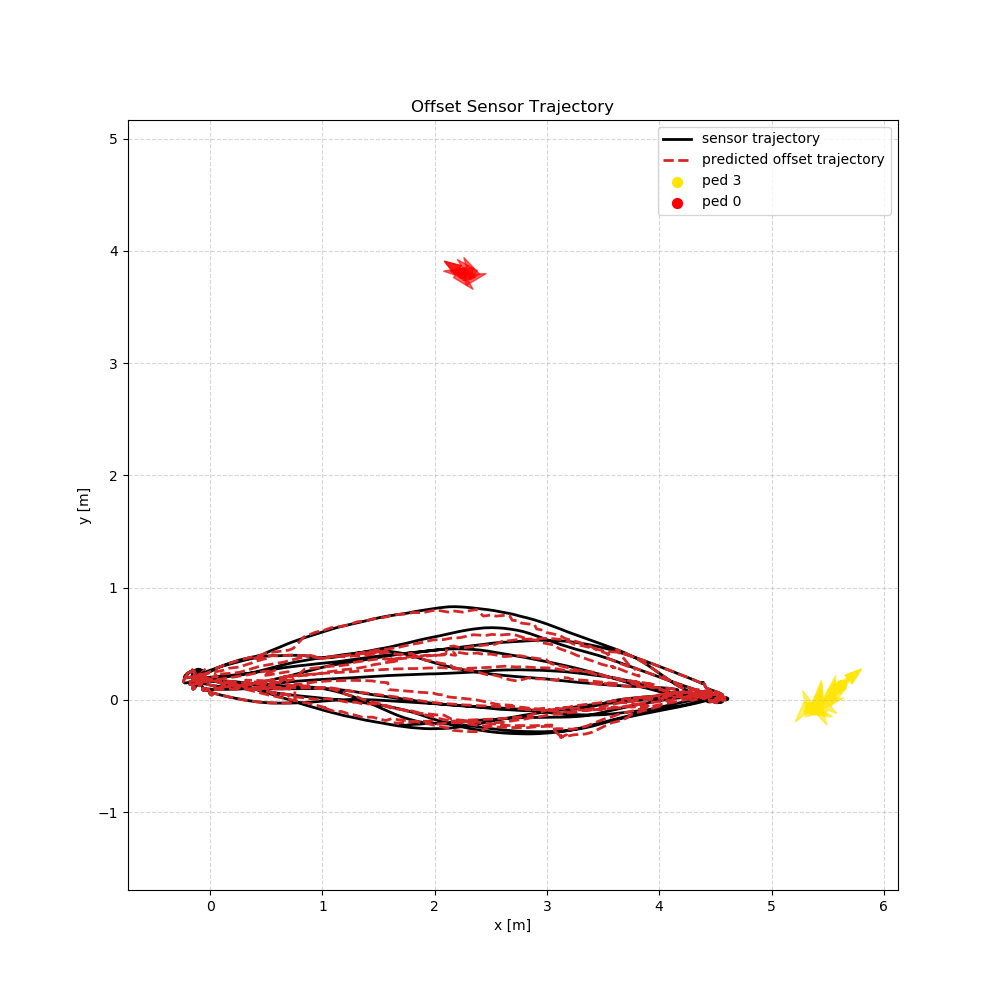

This chart was generated by the following Python code:
#!/usr/bin/env python3
"""
Live sensor/pedestrian plotting with predicted offset trajectory.

This script is based on speed_plot.py, but it additionally predicts a per-frame
sensor offset using the GNN model and draws an offset version of the sensor
trajectory.

Example:
  python3 src/offset_plot_ekf.py --model-path gnn_model.pt
"""

from __future__ import annotations

import argparse
import json
from threading import Lock
from typing import Any, Dict, List, Optional, Tuple

import matplotlib.pyplot as plt
import numpy as np
import rospy
from matplotlib.figure import Figure
from torch_geometric.data import Data
import torch
from visualization_msgs.msg import Marker, MarkerArray

from utils import (
    build_bidirectional_star,
    load_model,
    preprocess_frame_to_node_features,
)

Point3 = Tuple[float, float, float]  # (x, y, timestamp)
TrackedState = Tuple[float, float, float, float, float]  # (x, y, vx, vy, timestamp)


class ConstantVelocityEKF:
    def __init__(
        self,
        process_noise_position: float = 0.5,
        process_noise_velocity: float = 1.0,
        measurement_noise: float = 0.15,
        initial_covariance: float = 10.0,
    ) -> None:
        self.process_noise_position = process_noise_position
        self.process_noise_velocity = process_noise_velocity
        self.measurement_noise = measurement_noise
        self.initial_covariance = initial_covariance
        self.state: Optional[np.ndarray] = None
        self.covariance: Optional[np.ndarray] = None

    def initialize(self, x: float, y: float) -> None:
        self.state = np.array([x, y, 0.0, 0.0], dtype=np.float64)
        self.covariance = np.eye(4, dtype=np.float64) * self.initial_covariance

    def predict(self, dt: float) -> None:
        if self.state is None or self.covariance is None or dt <= 0.0:
            return

        F = np.array(
            [
                [1.0, 0.0, dt, 0.0],
                [0.0, 1.0, 0.0, dt],
                [0.0, 0.0, 1.0, 0.0],
                [0.0, 0.0, 0.0, 1.0],
            ],
            dtype=np.float64,
        )

        dt2 = dt * dt
        q_pos = self.process_noise_position
        q_vel = self.process_noise_velocity
        Q = np.array(
            [
                [0.25 * dt2 * dt2 * q_pos, 0.0, 0.5 * dt2 * dt * q_pos, 0.0],
                [0.0, 0.25 * dt2 * dt2 * q_pos, 0.0, 0.5 * dt2 * dt * q_pos],
                [0.5 * dt2 * dt * q_pos, 0.0, dt2 * q_vel, 0.0],
                [0.0, 0.5 * dt2 * dt * q_pos, 0.0, dt2 * q_vel],
            ],
            dtype=np.float64,
        )

        self.state = F @ self.state
        self.covariance = F @ self.covariance @ F.T + Q

    def update(self, measurement: np.ndarray) -> np.ndarray:
        if self.state is None or self.covariance is None:
            raise RuntimeError("EKF must be initialized before update().")

        H = np.array([[1.0, 0.0, 0.0, 0.0], [0.0, 1.0, 0.0, 0.0]], dtype=np.float64)
        R = np.eye(2, dtype=np.float64) * self.measurement_noise
        innovation = measurement - self.measurement_function(self.state)
        S = H @ self.covariance @ H.T + R
        K = self.covariance @ H.T @ np.linalg.inv(S)

        self.state = self.state + K @ innovation
        identity = np.eye(4, dtype=np.float64)
        self.covariance = (identity - K @ H) @ self.covariance
        return self.state.copy()

    @staticmethod
    def measurement_function(state: np.ndarray) -> np.ndarray:
        return state[:2]


class OffsetPlotter:
    def __init__(
        self,
        sensor_topic: str,
        ped_topic: str,
        model_path: str,
        save_path: str,
        title: str,
        max_pedestrians: int,
        refresh_hz: float,
        max_time_gap: float,
        max_distance_gap: float,
        min_sensor_distance: float,
        min_prediction_speed: float,
        write_record: bool,
        record_path: str,
        show_frame: Optional[int],
    ):
        self.sensor_topic = sensor_topic
        self.ped_topic = ped_topic
        self.save_path = save_path
        self.title = title
        self.max_pedestrians = max_pedestrians
        self.refresh_hz = refresh_hz
        self.max_time_gap = max_time_gap
        self.max_distance_gap = max_distance_gap
        self.min_sensor_distance = min_sensor_distance
        self.min_prediction_speed = min_prediction_speed
        self.write_record = write_record
        self.record_path = record_path
        self.show_frame = show_frame
        self.data_lock = Lock()

        self.sensor_positions: List[Point3] = []
        self.sensor_filtered_states: List[TrackedState] = []
        self.sensor_ekf = ConstantVelocityEKF()
        self.pedestrian_tracks: Dict[str, Dict[str, Any]] = {}
        self.offset_positions: List[Tuple[float, float]] = []
        self.last_predicted_offset: Optional[np.ndarray] = None
        self.last_sensor_index = 0
        self.record_frames: List[Dict[str, Any]] = []
        self.record_frame_index = 0
        self.results_saved = False

        self.device = torch.device("cuda" if torch.cuda.is_available() else "cpu")
        self.model = load_model(model_path).to(self.device)
        self.model.eval()

        self.fig, self.ax = plt.subplots(figsize=(10, 10))
        plt.ion()
        self.fig.show()
        self.window_closed = False
        self.fig.canvas.mpl_connect("close_event", self.on_close)
        self.fig.canvas.mpl_connect("key_press_event", self.on_key_press)

        rospy.Subscriber(self.sensor_topic, Marker, self.sensor_callback, queue_size=200)
        rospy.Subscriber(self.ped_topic, MarkerArray, self.pedestrian_callback, queue_size=500)

    def sensor_callback(self, msg: Marker) -> None:
        if msg.action != Marker.ADD:
            return
        with self.data_lock:
            timestamp = msg.header.stamp.to_sec()
            curr_x = msg.pose.position.x
            curr_y = msg.pose.position.y

            if self.sensor_positions:
                prev_x, prev_y, prev_t = self.sensor_positions[-1]
                dt = timestamp - prev_t
                distance = np.hypot(curr_x - prev_x, curr_y - prev_y)
                if dt <= 0.0 or dt > self.max_time_gap or distance > self.max_distance_gap:
                    self.sensor_positions.clear()
                    self.sensor_filtered_states.clear()
                    self.offset_positions.clear()
                    self.last_sensor_index = 0
                    self.sensor_ekf = ConstantVelocityEKF()
                else:
                    self.sensor_ekf.predict(dt)
            else:
                self.sensor_ekf.initialize(curr_x, curr_y)

            self.sensor_positions.append((curr_x, curr_y, timestamp))
            if self.sensor_ekf.state is None:
                self.sensor_ekf.initialize(curr_x, curr_y)
            updated_state = self.sensor_ekf.update(np.array([curr_x, curr_y], dtype=np.float64))
            self.sensor_filtered_states.append(
                (
                    float(updated_state[0]),
                    float(updated_state[1]),
                    float(updated_state[2]),
                    float(updated_state[3]),
                    timestamp,
                )
            )

    def pedestrian_callback(self, msg: MarkerArray) -> None:
        for marker in msg.markers:
            if marker.action != Marker.ADD:
                continue
            track_id = str(marker.id)
            timestamp = marker.header.stamp.to_sec()
            curr_x, curr_y = marker.pose.position.x, marker.pose.position.y
            color = (marker.color.r, marker.color.g, marker.color.b, marker.color.a)

            with self.data_lock:
                track = self.pedestrian_tracks.setdefault(
                    track_id,
                    {
                        "positions": [],
                        "filtered_states": [],
                        "color": color,
                        "ekf": ConstantVelocityEKF(),
                    },
                )
                track["color"] = color
                positions = track["positions"]
                filtered_states = track["filtered_states"]
                ekf: ConstantVelocityEKF = track["ekf"]

                if positions:
                    prev_x, prev_y, prev_t = positions[-1]
                    dt = timestamp - prev_t
                    distance = np.hypot(curr_x - prev_x, curr_y - prev_y)
                    if dt <= 0.0 or dt > self.max_time_gap or distance > self.max_distance_gap:
                        positions.clear()
                        filtered_states.clear()
                        ekf = ConstantVelocityEKF()
                        track["ekf"] = ekf
                    else:
                        ekf.predict(dt)
                else:
                    ekf.initialize(curr_x, curr_y)

                positions.append((curr_x, curr_y, timestamp))
                if ekf.state is None:
                    ekf.initialize(curr_x, curr_y)
                updated_state = ekf.update(np.array([curr_x, curr_y], dtype=np.float64))
                filtered_states.append(
                    (
                        float(updated_state[0]),
                        float(updated_state[1]),
                        float(updated_state[2]),
                        float(updated_state[3]),
                        timestamp,
                    )
                )

    def on_close(self, _event) -> None:
        self.window_closed = True

    def on_key_press(self, event) -> None:
        if event.key in {"q", "escape"}:
            self.window_closed = True
            plt.close(self.fig)

    def snapshot_latest_pedestrians(self, sensor_x: float, sensor_y: float) -> List[Dict[str, Any]]:
        pedestrians: List[Dict[str, Any]] = []
        current_sensor_pos = np.array([sensor_x, sensor_y], dtype=np.float32)

        for track_id, track in self.pedestrian_tracks.items():
            filtered_states = track["filtered_states"]
            if not filtered_states:
                continue

            latest_state = filtered_states[-1]
            ped_pos = np.array(latest_state[:2], dtype=np.float32)
            distance_to_sensor = np.linalg.norm(ped_pos - current_sensor_pos)
            if distance_to_sensor < self.min_sensor_distance:
                continue

            color = track["color"]
            pedestrians.append(
                {
                    "track_id": track_id,
                    "color": [float(color[0]), float(color[1]), float(color[2]), float(color[3])],
                    "filtered_state": [
                        float(latest_state[0]),
                        float(latest_state[1]),
                        float(latest_state[2]),
                        float(latest_state[3]),
                    ],
                }
            )

        pedestrians.sort(key=lambda item: item["track_id"])
        return pedestrians

    def append_record_frame(self, sensor_state: TrackedState, offset_position: Tuple[float, float]) -> None:
        sensor_x, sensor_y, sensor_vx, sensor_vy, timestamp = sensor_state
        self.record_frames.append(
            {
                "frame_index": self.record_frame_index,
                "timestamp": float(timestamp),
                "sensor_filtered_state": [
                    float(sensor_x),
                    float(sensor_y),
                    float(sensor_vx),
                    float(sensor_vy),
                ],
                "offset_position": [float(offset_position[0]), float(offset_position[1])],
                "pedestrian_tracks": self.snapshot_latest_pedestrians(sensor_x, sensor_y),
            }
        )
        self.record_frame_index += 1

    def compute_tracking_data(self) -> Dict[str, Dict[str, Any]]:
        with self.data_lock:
            current_sensor_pos = None
            if self.sensor_filtered_states:
                current_sensor_pos = np.array(self.sensor_filtered_states[-1][:2], dtype=np.float32)

            ped_tracks: Dict[str, Dict[str, Any]] = {}
            for track_id, track in self.pedestrian_tracks.items():
                color = track["color"]
                filtered_states = track["filtered_states"]
                if len(filtered_states) < 2:
                    continue

                if current_sensor_pos is not None:
                    ped_pos = np.array(filtered_states[-1][:2], dtype=np.float32)
                    distance_to_sensor = np.linalg.norm(ped_pos - current_sensor_pos)
                    if distance_to_sensor < self.min_sensor_distance:
                        continue

                segments = []
                for i in range(1, len(filtered_states)):
                    prev_x, prev_y, _, _, _ = filtered_states[i - 1]
                    curr_x, curr_y, curr_vx, curr_vy, _ = filtered_states[i]
                    speed = float(np.hypot(curr_vx, curr_vy))
                    segments.append((prev_x, prev_y, curr_x, curr_y, speed))

                if segments:
                    ped_tracks[track_id] = {
                        "color": color,
                        "segments": segments,
                        "filtered_states": list(filtered_states),
                        "latest_state": filtered_states[-1],
                    }

            sorted_peds = sorted(ped_tracks.items(), key=lambda x: len(x[1]["segments"]), reverse=True)
            top_peds = dict(sorted_peds[: self.max_pedestrians])

        return top_peds

    def build_live_graph(self) -> Optional[Tuple[np.ndarray, np.ndarray, np.ndarray, np.ndarray]]:
        with self.data_lock:
            if len(self.sensor_filtered_states) < 2:
                return None
            curr_x, curr_y, curr_vx, curr_vy, _ = self.sensor_filtered_states[-1]
            robot_vel = np.array([curr_vx, curr_vy], dtype=np.float32)

            frame_nodes: List[List[float]] = []
            frame_nodes.append([curr_x, curr_y, robot_vel[0], robot_vel[1], 1.0])

            current_sensor_pos = np.array([curr_x, curr_y], dtype=np.float32)
            for track_id, track in self.pedestrian_tracks.items():
                filtered_states = track["filtered_states"]
                if not filtered_states:
                    continue
                curr_px, curr_py, curr_vx, curr_vy, _ = filtered_states[-1]
                distance_to_sensor = np.linalg.norm(np.array([curr_px, curr_py], dtype=np.float32) - current_sensor_pos)
                if distance_to_sensor < self.min_sensor_distance:
                    continue
                frame_nodes.append([curr_px, curr_py, curr_vx, curr_vy, 0.0])

            frame_array = np.asarray(frame_nodes, dtype=np.float32)
            x_node = preprocess_frame_to_node_features(frame_array)
            #edge_index, edge_attr = build_directional_star(x_node)
            edge_index, edge_attr = build_bidirectional_star(x_node)
            return frame_array, x_node, edge_index, edge_attr

    def predict_offset(self, x_node: np.ndarray, frame_array: np.ndarray, edge_index: np.ndarray, edge_attr: np.ndarray) -> np.ndarray:
        data = Data(
            x=torch.from_numpy(x_node),
            edge_index=torch.from_numpy(edge_index),
            edge_attr=torch.from_numpy(edge_attr),
        )
        with torch.no_grad():
            y_hat_local = self.model(data.to(self.device)).cpu().numpy().reshape(-1)
        
        # Transform local offset to global
        robot_vx, robot_vy = frame_array[0, 2], frame_array[0, 3]
        speed = np.sqrt(robot_vx**2 + robot_vy**2)
        if speed < self.min_prediction_speed: # to suppress noise when robot is nearly stationary
            return np.zeros(2, dtype=np.float32)
        if speed > 1e-6:
            theta = np.arctan2(robot_vy, robot_vx)
            cos_theta = np.cos(theta)
            sin_theta = np.sin(theta)
            R_theta = np.array([[cos_theta, -sin_theta], [sin_theta, cos_theta]])
            y_hat = R_theta @ y_hat_local
        else:
            y_hat = y_hat_local
        
        return y_hat

    def draw_on_axis(self, ax, sensor_positions, offset_positions, ped_tracks) -> None:
        ax.clear()

        # Slice data if show_frame is set
        sensor_pos_slice = sensor_positions[-self.show_frame:] if self.show_frame and len(sensor_positions) > self.show_frame else sensor_positions
        offset_pos_slice = offset_positions[-self.show_frame:] if self.show_frame and len(offset_positions) > self.show_frame else offset_positions
        #print(len(sensor_pos_slice), len(offset_pos_slice))

        if sensor_pos_slice:
            sensor_pos_array = np.array([(x, y) for x, y, _ in sensor_pos_slice], dtype=np.float32)
            ax.plot(sensor_pos_array[:, 0], sensor_pos_array[:, 1], color="black", linewidth=2.0, label="sensor trajectory")
            curr_x, curr_y, _ = sensor_pos_slice[-1]
            ax.scatter(curr_x, curr_y, c="black", s=100, marker="o")

        if offset_pos_slice:
            offset_array = np.array(offset_pos_slice, dtype=np.float32)
            ax.plot(offset_array[:, 0], offset_array[:, 1], color="tab:red", linewidth=2.0, linestyle="--", label="predicted offset trajectory")
            ax.scatter(offset_array[-1, 0], offset_array[-1, 1], c="tab:red", s=100, marker="x")
        #print(len(sensor_pos_slice), len(offset_pos_slice), len(ped_tracks))

        if self.last_predicted_offset is not None and sensor_pos_slice:
            curr_x, curr_y, _ = sensor_pos_slice[-1]
            ax.arrow(
                curr_x,
                curr_y,
                self.last_predicted_offset[0],
                self.last_predicted_offset[1],
                color="tab:red",
                width=0.02,
                length_includes_head=True,
                head_width=0.08,
                zorder=5,
                label="predicted offset",
            )

        # The sensor trajectory is already plotted as a black line above.
        # Remove the speed-based arrow overlay so the plot shows the actual trajectory clearly.

        for track_id, track_data in ped_tracks.items():
            color = track_data["color"]
            segments = track_data["segments"]
            filtered_states = track_data["filtered_states"]
            segments_slice = segments[-self.show_frame:] if self.show_frame else segments
            states_slice = filtered_states[-self.show_frame:] if self.show_frame else filtered_states

            for prev_x, prev_y, curr_x, curr_y, speed in segments_slice:
                dx = curr_x - prev_x
                dy = curr_y - prev_y
                scale = min(speed * 0.1, 1.0)
                ax.arrow(prev_x, prev_y, dx * scale, dy * scale, head_width=0.1, head_length=0.2, fc=color, ec=color, alpha=0.6)

            if states_slice:
                state_array = np.array([(x, y) for x, y, _, _, _ in states_slice], dtype=np.float32)
                ax.plot(state_array[:, 0], state_array[:, 1], color=color, linewidth=1.5, alpha=0.8)
                curr_x, curr_y, curr_vx, curr_vy, _ = states_slice[-1]
                ax.scatter(curr_x, curr_y, c=[color], s=50, marker="o", label=f"ped {track_id}")
                ax.arrow(
                    curr_x,
                    curr_y,
                    curr_vx * 0.3,
                    curr_vy * 0.3,
                    head_width=0.1,
                    head_length=0.15,
                    fc=color,
                    ec=color,
                    alpha=0.9,
                )

        all_points = []
        if sensor_pos_slice:
            all_points.extend([(x, y) for x, y, _ in sensor_pos_slice])
        for track_data in ped_tracks.values():
            for data in track_data["segments"]:
                all_points.extend([(data[0], data[1]), (data[2], data[3])])
        if offset_pos_slice:
            all_points.extend(offset_pos_slice)

        if all_points:
            all_points_np = np.array(all_points, dtype=np.float32)
            min_xy = np.min(all_points_np, axis=0)
            max_xy = np.max(all_points_np, axis=0)
            center_xy = 0.5 * (min_xy + max_xy)
            half_range = 0.5 * np.max(max_xy - min_xy) + 0.5
            ax.set_xlim(center_xy[0] - half_range, center_xy[0] + half_range)
            ax.set_ylim(center_xy[1] - half_range, center_xy[1] + half_range)

        ax.set_aspect("equal", adjustable="box")
        ax.grid(True, linestyle="--", alpha=0.5)
        ax.set_xlabel("x [m]")
        ax.set_ylabel("y [m]")
        ax.set_title(self.title)
        ax.legend(loc="upper right")

    def redraw(self) -> None:
        if self.window_closed or not plt.fignum_exists(self.fig.number):
            self.window_closed = True
            return

        ped_tracks = self.compute_tracking_data()
        with self.data_lock:
            sensor_positions = [(x, y, t) for x, y, _, _, t in self.sensor_filtered_states]

        if len(sensor_positions) >= 2:
            graph_data = self.build_live_graph()
            if graph_data is not None:
                frame_array, x_node, edge_index, edge_attr = graph_data
                predicted_offset = self.predict_offset(x_node, frame_array, edge_index, edge_attr)
            else:
                predicted_offset = np.array([0.0, 0.0])
        else:
            predicted_offset = np.array([0.0, 0.0])

        self.last_predicted_offset = predicted_offset

        if len(sensor_positions) != self.last_sensor_index:
            # Append an offset entry for every new sensor frame since last update.
            with self.data_lock:
                for i in range(self.last_sensor_index, len(self.sensor_filtered_states)):
                    sensor_state = self.sensor_filtered_states[i]
                    x, y, _, _, _ = sensor_state
                    new_offset = (x + predicted_offset[0], y + predicted_offset[1])
                    self.offset_positions.append(new_offset)
                    if self.write_record:
                        self.append_record_frame(sensor_state, new_offset)
                self.last_sensor_index = len(self.sensor_filtered_states)

        # Snapshot offsets after the update so drawing sees the latest copy.
        with self.data_lock:
            offset_positions = list(self.offset_positions)

        #print(len(self.sensor_positions), len(self.offset_positions), len(ped_tracks))

        self.draw_on_axis(self.ax, sensor_positions, offset_positions, ped_tracks)
        try:
            self.fig.tight_layout()
            self.fig.canvas.draw_idle()
            plt.pause(0.001)
            self.fig.canvas.flush_events()
        except Exception:
            self.window_closed = True

    def save_current_figure(self) -> None:
        ped_tracks = self.compute_tracking_data()
        with self.data_lock:
            sensor_positions = [(x, y, t) for x, y, _, _, t in self.sensor_filtered_states]
            offset_positions = list(self.offset_positions)
        save_fig = Figure(figsize=(10, 10))
        save_ax = save_fig.subplots()
        self.draw_on_axis(save_ax, sensor_positions, offset_positions, ped_tracks)
        save_fig.savefig(self.save_path)
        plt.close(save_fig)
        rospy.loginfo("Saved offset plot figure to %s", self.save_path)

    def save_record(self) -> None:
        if not self.write_record:
            return
        with self.data_lock:
            record_payload = {
                "frames": list(self.record_frames),
            }
        with open(self.record_path, "w", encoding="ascii") as f:
            json.dump(record_payload, f, indent=2)
        rospy.loginfo("Saved record file to %s", self.record_path)

    def save_results_once(self) -> None:
        if self.results_saved:
            return
        self.results_saved = True

        try:
            if self.save_path:
                self.save_current_figure()
        except Exception as exc:
            rospy.logwarn("Failed to save offset plot figure: %s", exc)

        try:
            self.save_record()
        except Exception as exc:
            rospy.logwarn("Failed to save record file: %s", exc)

    def shutdown(self) -> None:
        self.window_closed = True
        self.save_results_once()
        if plt.fignum_exists(self.fig.number):
            plt.close(self.fig)


def main() -> None:
    ap = argparse.ArgumentParser()
    ap.add_argument("--sensor-topic", type=str, default="/motion_detector/visualization/lidar_pose")
    ap.add_argument("--ped-topic", type=str, default="/motion_detector/visualization/detections/centroid/dynamic")
    ap.add_argument("--model-path", type=str, default="gnn_model.pt")
    ap.add_argument("--save-path", type=str, default="offset_plot_ekf.png")
    ap.add_argument("--title", type=str, default="Offset Sensor Trajectory")
    ap.add_argument("--max-pedestrians", type=int, default=30)
    ap.add_argument("--refresh-hz", type=float, default=10.0, help="Plot refresh rate.")
    ap.add_argument("--max-time-gap", type=float, default=0.2, help="Max time gap (seconds) to consider same object.")
    ap.add_argument("--max-distance-gap", type=float, default=0.5, help="Max distance gap (meters) to consider same object.")
    ap.add_argument("--min-sensor-distance", type=float, default=0.2, help="Minimum distance from sensor to consider pedestrian valid (filter false positives).")
    ap.add_argument("--min-prediction-speed", type=float, default=0.5, help="Suppress predicted offset when robot linear speed is below this threshold.")
    ap.add_argument("--write-record", action="store_true", default=True, help="Write per-frame filtered robot/pedestrian snapshots to a JSON record file.")
    ap.add_argument("--record-path", type=str, default="record.json", help="Path to the JSON record file.")
    ap.add_argument("--show-frame", type=int, default=None, help="Number of recent frames to show in trajectories. If not set, show all history.")
    args = ap.parse_args()

    rospy.init_node("offset_plotter", anonymous=True)
    plotter = OffsetPlotter(
        sensor_topic=args.sensor_topic,
        ped_topic=args.ped_topic,
        model_path=args.model_path,
        save_path=args.save_path,
        title=args.title,
        max_pedestrians=args.max_pedestrians,
        refresh_hz=args.refresh_hz,
        max_time_gap=args.max_time_gap,
        max_distance_gap=args.max_distance_gap,
        min_sensor_distance=args.min_sensor_distance,
        min_prediction_speed=args.min_prediction_speed,
        write_record=args.write_record,
        record_path=args.record_path,
        show_frame=args.show_frame,
    )
    rospy.on_shutdown(plotter.shutdown)

    rate = rospy.Rate(args.refresh_hz)
    try:
        while not rospy.is_shutdown() and not plotter.window_closed:
            plotter.redraw()
            rate.sleep()
    except KeyboardInterrupt:
        plotter.shutdown()
    finally:
        plotter.shutdown()


if __name__ == "__main__":
    main()
